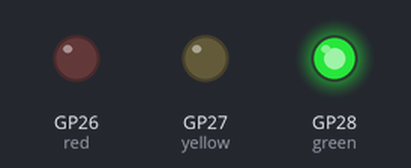
Bench run of a program on a simulated Raspberry Pi Pico running MicroPython. On the bench: output pins drawn as LEDs (lit = HIGH).

Above: at 0.5 s.
At 1.5 s:
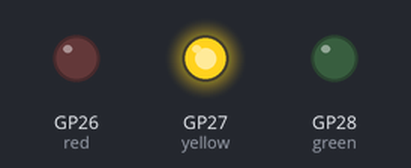
At 5.5 s:
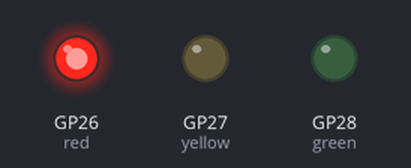
Timing chart, 0 to 6.9 s (numbered marks = the images above):
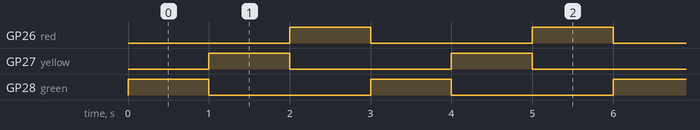

Measured:
- by itself, GP26 (red), GP27 (yellow), GP28 (green): alternates HIGH for 1.0 s and LOW for 2.0 s
- by itself, everything shown: repeats every 3.0 s, in 3 steps

The program:

main.py
```python
from machine import Pin
import time

red = Pin(26, Pin.OUT)
yellow = Pin(27, Pin.OUT)
green = Pin(28, Pin.OUT)

def go():
    green.on()
    yellow.off()
    red.off()
def slow():
    green.off()
    yellow.on()
    red.off()
def stop():
    green.off()
    yellow.off()
    red.on()


while True:
    go()
    time.sleep(1)
    slow()
    time.sleep(1)
    stop()
    time.sleep(1)
```
